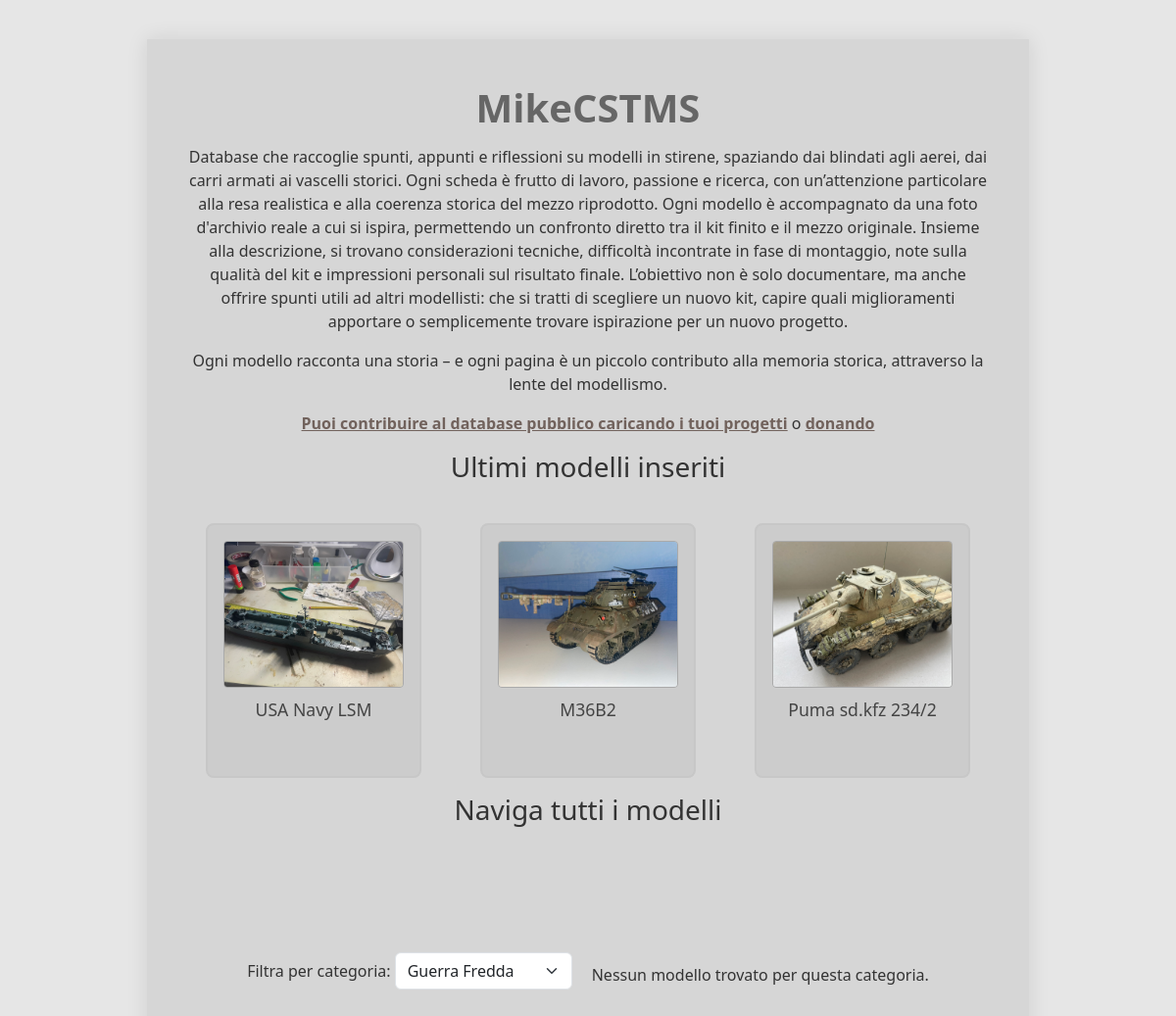
Before: /index.php?categoria=5 with the older database file.
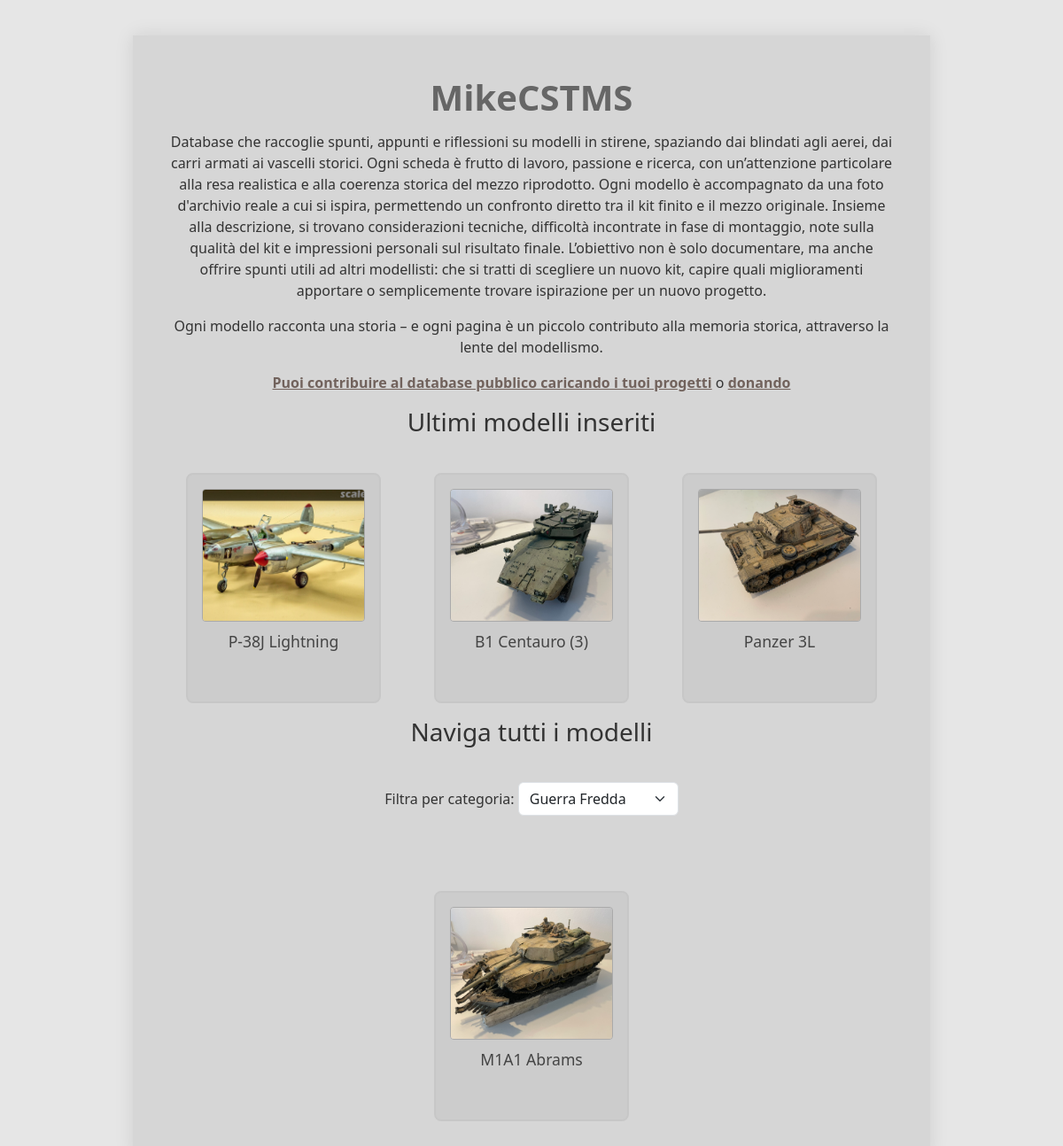
After: the same page with the newer database file.
### tables this page shows
CREATE TABLE `modello` (
  `id` int(100) NOT NULL,
  `nome` varchar(30) NOT NULL DEFAULT 'Michele Carrer' COMMENT 'nome veicolo',
  `dati` varchar(50) NOT NULL COMMENT 'produttore e scala',
  `descrizione` varchar(2000) NOT NULL,
  `immagine1` varchar(100) NOT NULL COMMENT 'immagine modello',
  `immagine2` varchar(100) NOT NULL COMMENT 'immagine vera',
  `user` varchar(15) NOT NULL COMMENT 'aggiunto da:'
);

### index.php (the view, shortened to what this page needs)
<!DOCTYPE html>
<html class="main" data-bs-theme="light">
<head>
    <link href="https://cdn.jsdelivr.net/npm/bootstrap@5.3.3/dist/css/bootstrap.min.css" rel="stylesheet">
    <link rel="stylesheet" href="style.css">
    <link rel="stylesheet" href="blocco.css">
</head>
<body>
    <div class="container">
        <p class="titolo">MikeCSTMS</p>
        <p class="sottotitolo">Database che raccoglie spunti, appunti e riflessioni su modelli in stirene, spaziando dai blindati agli aerei, dai carri armati ai vascelli storici. Ogni scheda è frutto di lavoro, passione e ricerca, con un’attenzione particolare alla resa realistica e alla coerenza storica del mezzo riprodotto. Ogni modello è accompagnato da una foto d'archivio reale a cui si ispira, permettendo un confronto diretto tra il kit finito e il mezzo originale. Insieme alla descrizione, si trovano considerazioni tecniche, difficoltà incontrate in fase di montaggio, note sulla qualità del kit e impressioni personali sul risultato finale. L’obiettivo non è solo documentare, ma anche offrire spunti utili ad altri modellisti: che si tratti di scegliere un nuovo kit, capire quali miglioramenti apportare o semplicemente trovare ispirazione per un nuovo progetto.</p>
        <p class="sottotitolo">Ogni modello racconta una storia – e ogni pagina è un piccolo contributo alla memoria storica, attraverso la lente del modellismo.</p>
        <p class="sottotitolo"><a href='inserimento.php'>Puoi contribuire al database pubblico caricando i tuoi progetti</a> o <a href='https://www.paypal.com/paypalme/m1ki2309'>donando</a></p>
<?php
    $db_host = "localhost";
    $db_user = "root";
    $db_password = "root";
    $db_name = "modellismo";
    $myconn = new mysqli($db_host, $db_user, $db_password, $db_name);
?>
        <h3 class="sottotitolo">Ultimi modelli inseriti</h3>
        <div class="card-container">
<?php
    $mia_query = "SELECT id, nome, immagine1 FROM modello ORDER BY id DESC LIMIT 3";
    $result = $myconn->query($mia_query);
    if ($result && $result->num_rows > 0) {
        while ($resrow = $result->fetch_row()) {
            $id = $resrow[0];
            $nome = $resrow[1];
            $foto = $resrow[2];
            echo '<div class="card">';
            echo "<a href='modello.php?id=$id'>";
            echo "<img src='assets/$foto' alt='$nome'>";
            echo "<h3>$nome</h3>";
            echo "</a>";
            echo "</div>";
        }
    } else {
        echo "<p>Nessun modello trovato.</p>";
    }
?>
        </div>
                <h3 class="sottotitolo">Naviga tutti i modelli</h3>
        <div class="card-container">
<?php
    $myconn = new mysqli($db_host, $db_user, $db_password, $db_name);
    $categorie = [];
    $res = $myconn->query("SELECT id, nome FROM categoria");
    while ($row = $res->fetch_assoc()) {
        $categorie[] = $row;
    }
    $categoria_scelta = isset($_GET['categoria']) ? intval($_GET['categoria']) : 0;
    echo '<form method="GET" action="index.php" class="mb-4">';
    echo '<label for="categoria" class="form-label">Filtra per categoria:</label> ';
    echo '<select name="categoria" id="categoria" class="form-select w-auto d-inline" onchange="this.form.submit()">';
    foreach ($categorie as $cat) {
        $selected = ($cat['id'] == $categoria_scelta) ? 'selected' : '';
        echo "<option value=\"{$cat['id']}\" $selected>{$cat['nome']}</option>";
    }
    echo '</select>';
    echo '</form>';
    if ($categoria_scelta > 0) {
        $mia_query = "SELECT m.id, m.nome, m.immagine1
                      FROM modello m
                      JOIN catalogo c ON m.id = c.id_modello
                      WHERE c.id_categoria = $categoria_scelta";
    } else {
        $mia_query = "SELECT id, nome, immagine1 FROM modello";
    }
    $result = $myconn->query($mia_query);
    if ($result && $result->num_rows > 0) {
        echo '<div class="card-container">';
        while ($resrow = $result->fetch_row()) {
            $id = $resrow[0];
            $nome = $resrow[1];
            $foto = $resrow[2];
            echo '<div class="card">';
            echo "<a href='modello.php?id=$id'>";
            echo "<img src='assets/$foto' alt='$nome'>";
            echo "<h3>$nome</h3>";
            echo "</a>";
            echo "</div>";
        }
        echo '</div>';
    } else {
        echo "<p>Nessun modello trovato per questa categoria.</p>";
    }
?>
        </div>
    </div>
</body>
</html>

Changed rows visible on the page:
no longer on this page (row edited): modello: immagine1 (picture), nome "USA Navy LSM", shown under "Ultimi modelli inseriti"
no longer on this page (row edited): modello: immagine1 (picture), nome "M36B2", shown under "Ultimi modelli inseriti"
no longer on this page (row edited): modello: immagine1 (picture), nome "Puma sd.kfz 234/2", shown under "Ultimi modelli inseriti"
added modello: immagine1 (picture), nome "P-38J Lightning", shown under "Ultimi modelli inseriti"
added modello: immagine1 (picture), nome "B1 Centauro (3)", shown under "Ultimi modelli inseriti"
added modello: immagine1 (picture), nome "Panzer 3L", shown under "Ultimi modelli inseriti"
added modello: immagine1 (picture), nome "M1A1 Abrams", shown under "Naviga tutti i modelli"
Other visible differences:
text no longer shown: "Nessun modello trovato per questa categoria."
